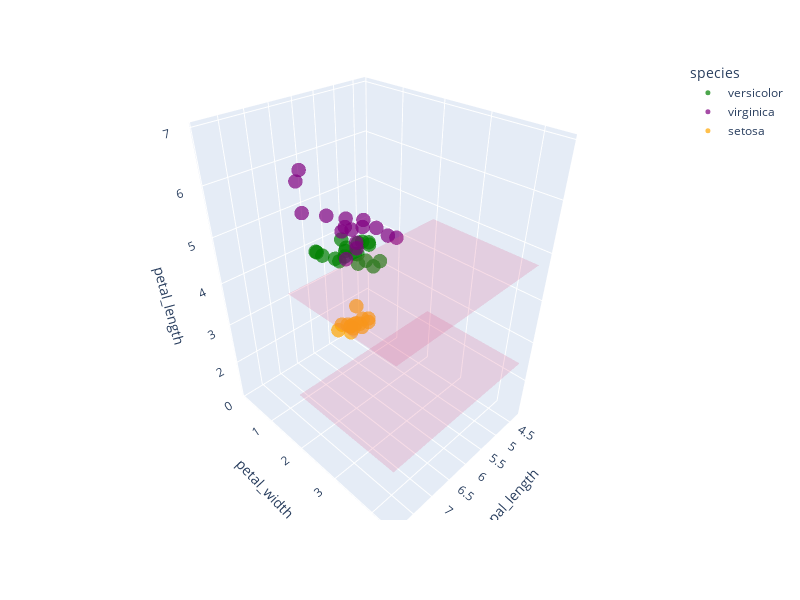

The notebook cell saved with this chart:
### Code cell
# Let us also visualize on the test dataset.

fig = px.scatter_3d(df_test, x='sepal_length', z='petal_length', y='petal_width',
                    opacity=0.7, color='species',
                    color_discrete_map={
                         "setosa": "orange",
                         "versicolor": "green",
                         "virginica": "purple"}
                    )
fig.update_traces(marker_size=5)
X = [df['sepal_length'].min(), df['sepal_length'].max()]
Y = [df['sepal_width'].min(), df['sepal_width'].max()]
Z = [[2.45, 2.45],
     [2.45, 2.45]]
fig.add_trace(go.Surface(x=X,y=Y,z=Z, opacity=0.2, showscale=False))
Z2 = [[4.75, 4.75],
     [4.75, 4.75]]
fig.add_trace(go.Surface(x=X,y=Y,z=Z2, opacity=0.2, showscale=False))
fig.update_layout(width=800, height=600)
fig.show()

### Figure 1 — Plotly figure (JSON) as saved in the notebook; plotly's stock layout.template omitted (floating-point values rounded to 4 significant figures)
{"data": [{"hovertemplate": "species=versicolor<br>sepal_length=%{x}<br>petal_width=%{y}<br>petal_length=%{z}<extra></extra>", "legendgroup": "versicolor", "marker": {"color": "green", "opacity": 0.7, "size": 5, "symbol": "circle"}, "mode": "markers", "name": "versicolor", "scene": "scene", "showlegend": true, "type": "scatter3d", "x": [6.3, 6.1, 5, 6.3, 5.8, 5.7, 5.6, 5.5, 6, 5.9, 5.7, 5.5, 6.8, 6.6, 6.2, 5.2, 6.3, 6.9, 5.9], "y": [1.3, 1.4, 1, 1.5, 1, 1.3, 1.5, 1.3, 1.6, 1.5, 1.2, 1.2, 1.4, 1.3, 1.3, 1.4, 1.6, 1.5, 1.8], "z": [4.4, 4.6, 3.5, 4.9, 4.1, 4.5, 4.5, 4, 4.5, 4.2, 4.2, 4.4, 4.8, 4.6, 4.3, 3.9, 4.7, 4.9, 4.8]}, {"hovertemplate": "species=virginica<br>sepal_length=%{x}<br>petal_width=%{y}<br>petal_length=%{z}<extra></extra>", "legendgroup": "virginica", "marker": {"color": "purple", "opacity": 0.7, "size": 5, "symbol": "circle"}, "mode": "markers", "name": "virginica", "scene": "scene", "showlegend": true, "type": "scatter3d", "x": [6.4, 5.8, 6.8, 7.1, 6.4, 6.2, 7.7, 7.2, 5.8, 6.3, 6.7, 6.9, 7.7, 6.9, 5.6, 6.7], "y": [1.9, 1.9, 2.1, 2.1, 2.2, 1.8, 2.2, 1.6, 2.4, 1.9, 2.1, 2.3, 2.3, 2.3, 2, 2.5], "z": [5.3, 5.1, 5.5, 5.9, 5.6, 4.8, 6.7, 5.8, 5.1, 5, 5.7, 5.7, 6.9, 5.1, 4.9, 5.7]}, {"hovertemplate": "species=setosa<br>sepal_length=%{x}<br>petal_width=%{y}<br>petal_length=%{z}<extra></extra>", "legendgroup": "setosa", "marker": {"color": "orange", "opacity": 0.7, "size": 5, "symbol": "circle"}, "mode": "markers", "name": "setosa", "scene": "scene", "showlegend": true, "type": "scatter3d", "x": [5.4, 5, 5.1, 4.9, 5.1, 4.4, 5.1, 5, 4.8, 4.7, 4.6, 5, 5, 4.5, 5.2], "y": [0.2, 0.2, 0.2, 0.2, 0.3, 0.2, 0.4, 0.2, 0.2, 0.2, 0.2, 0.4, 0.6, 0.3, 0.1], "z": [1.5, 1.4, 1.5, 1.4, 1.5, 1.3, 1.5, 1.2, 1.9, 1.3, 1.4, 1.6, 1.6, 1.3, 1.5]}, {"opacity": 0.2, "showscale": false, "type": "surface", "x": [4.3, 7.9], "y": [2, 4.4], "z": [[2.45, 2.45], [2.45, 2.45]]}, {"opacity": 0.2, "showscale": false, "type": "surface", "x": [4.3, 7.9], "y": [2, 4.4], "z": [[4.75, 4.75], [4.75, 4.75]]}], "layout": {"height": 600, "legend": {"title": {"text": "species"}, "tracegroupgap": 0}, "margin": {"t": 60}, "scene": {"domain": {"x": [0, 1], "y": [0, 1]}, "xaxis": {"title": {"text": "sepal_length"}}, "yaxis": {"title": {"text": "petal_width"}}, "zaxis": {"title": {"text": "petal_length"}}}, "width": 800}}
